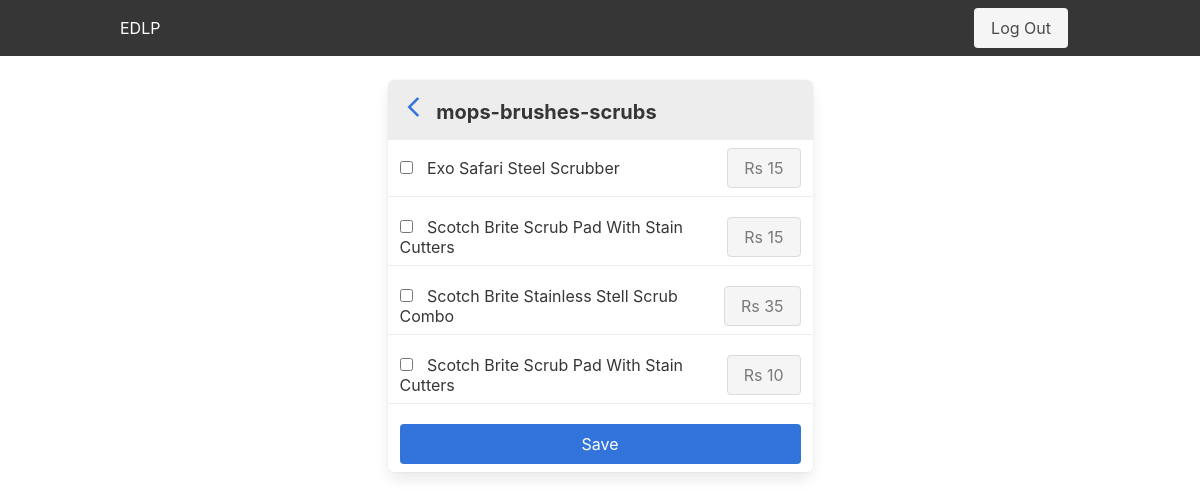
/products/A0407 (signed in), run on an earlier commit of the app's database.
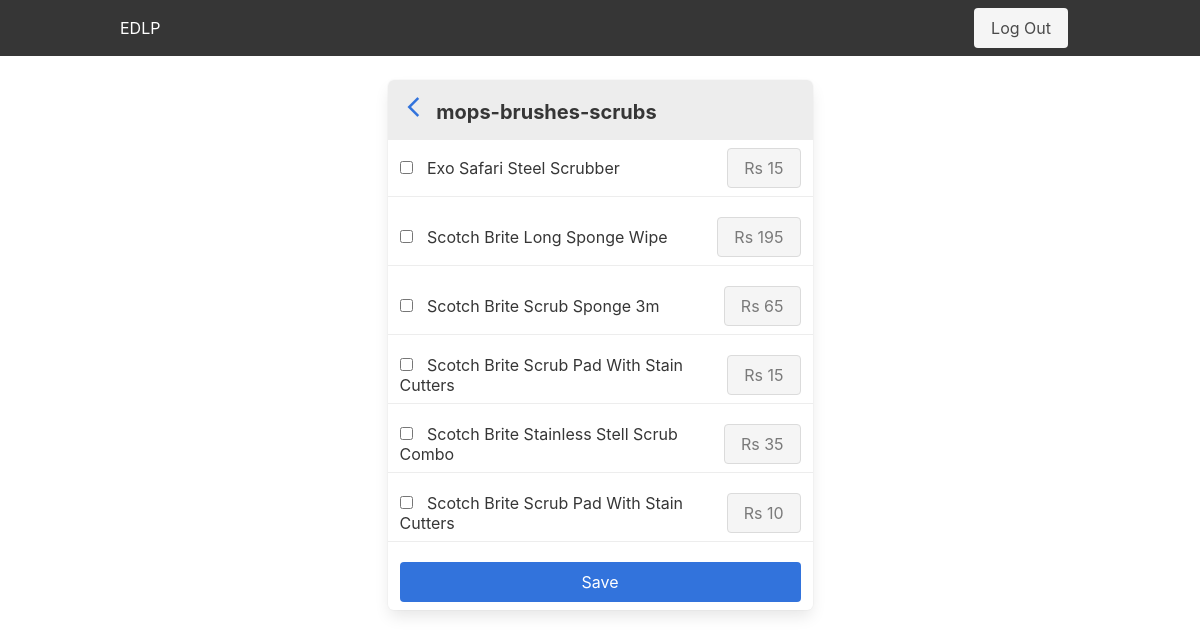
And on a later commit of the database.
### app/models.py (models this page shows)
class Category(db.Model):
    __tablename__ = 'categories'
    category_id = db.Column(db.String(64), primary_key=True)
    category_name = db.Column(db.String(256))
    products = db.relationship('Catalog', backref='category')

class Catalog(db.Model):
    __tablename__ = 'catalog'
    product_id = db.Column(db.String(128), primary_key=True)
    brand = db.Column(db.String(128))
    description = db.Column(db.String(1024))
    mrp = db.Column(db.Integer)
    category_id = db.Column(db.String(64), db.ForeignKey('categories.category_id'))
    size = db.Column(db.String(128))
    unit = db.Column(db.String(64))
    inventory = db.relationship('ProductInventory', backref='product', lazy='joined', uselist=False)

### app/main/views.py (the view)
@main.route('/products/<category_id>')
@login_required
def product(category_id):
    category = Category.query.filter(Category.category_id == category_id).first()
    products = category.products
    form = CSRFForm()
    return render_template('products.html', category=category, products=products, form=form)

### app/main/forms.py
class CSRFForm(FlaskForm):
    pass

### app/models.py (called while the page is built)
@login_manager.user_loader
def load_user(shop_id):
    return User.query.get(int(shop_id))

### app/templates/products.html (shortened to what this page needs)
{% extends 'base.html' %}
{% block page_content %}
  <div class="container listing-container">
    <form action="{{ url_for('main.submit_order') }}" method="post" class="product-form">
      <div class="panel listing-panel">
        <p class="panel-heading">
          <a href="{{ url_for('main.category') }}"><i class="material-icons">arrow_back_ios </i></a>
          {{ category.category_name }}
        </p>
        {% for product in products %}
          {% if product.inventory.inventory > 0 %}
            <div class="field panel-block product-panel-block">
              <label class="checkbox" style="display: block">
                <input multiple name="product" product.product_id type="checkbox" value={{ product.product_id }}>
                <span>{{ product.description }}</span>
              </label>
              <button class="button is-static">Rs {{ product.mrp }}</button>
            </div>
          {% endif %}
        {% endfor %}
        {% if products|length > 0 %}
          <div class="panel-block">
            <button class="button is-link is-fullwidth" type="submit">Save</button>
          </div>
        {% else %}
          <div class="panel-block has-text-centered">
            <p>No entries found</p>
          </div>
        {% endif %}
      </div>
    </form>
  </div>
{% endblock %}

### app/templates/base.html (shortened to what this page needs)
<!doctype html>
<html lang="en">
<head>
    <link rel="stylesheet" href="{{ url_for('static', filename='css/bulma.min.css') }}">
    <link rel="stylesheet" href="{{ url_for('static', filename='css/styles.css') }}">
</head>
<body>
{% block navbar %}
    <nav class="navbar is-dark">
        <div class="container">
            <div class="navbar-brand">
                <a class="navbar-item" href="{{ url_for('main.index') }}">EDLP</a>
            </div>
            <div class="nav-menu">
                <div class="navbar-item">
                  {% if current_user.is_authenticated %}
                  <a class="button is-light" href="{{ url_for('auth.logout') }}">Log Out</a>
                  {% else %}
                  <a class="button is-light" href="{{ url_for('auth.login') }}">Log In</a>
                  {% endif %}
                </div>
            </div>
        </div>
    </nav>
{% endblock %}
<main class="page-content">
    {% block page_content %}
    {% endblock %}
</main>
</body>
</html>

### app/static/css/styles.css (style rules this page uses)
body { display: flex; flex-direction: column; }
.navbar > .container { display: flex; }
.nav-menu { display: flex; margin-left: auto; }
.product-panel-block { justify-content: space-between; }
.listing-container { display: flex; justify-content: center; margin-top: 1.5em; }
.listing-container .panel { width: 100%; max-width: 425px; }
.product-form { display: flex; justify-content: center; width: 100%; }

What changed in the data, as far as the page shows it:
now on this page (row edited): Catalog: description "Scotch Brite Long Sponge Wipe", mrp "195"
now on this page (row edited): Catalog: description "Scotch Brite Scrub Sponge 3m", mrp "65"
